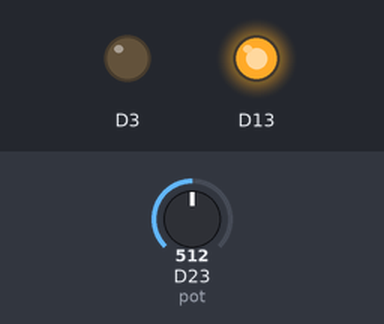
The sketch below on a simulated Arduino Zero (SAMD21). Shown: output pins drawn as LEDs (lit = HIGH). The test bench sets the inputs (shaded band); at power-on: D23 (pot) = 512. What the sketch prints to the serial monitor is not drawn.

Above: at 0.1 s.
At 0.6 s:
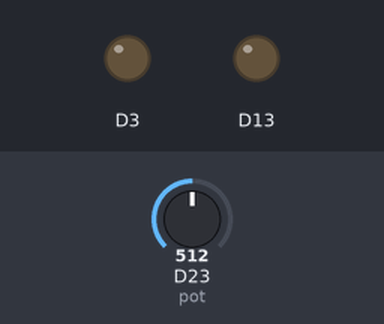
Timing chart, 0 to 2.1 s (numbered marks = the images above):
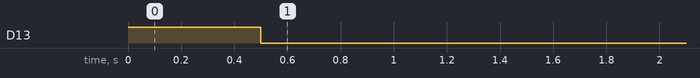

Measured:
- by itself, D13: LOW → HIGH at 0.00 s, → LOW 0.50 s later

The sketch:

11.PWM_Control_Motor.ino
```cpp
#define pot A9

// Millis 1 - LED - 1 Hz
unsigned long pM1 = 0;                // PreviousMillis
const long interval1 = 1000;          // Interval to wait (1000 ms)
unsigned long cM1 = 0;                // CurrentMillis
// Millis 2 - IMU - 20 Hz
unsigned long pM2 = 0;                // PreviousMillis
const long interval2 = 50;          // Interval to wait (50 ms)
unsigned long cM2 = 0;                // CurrentMillis
// Millis 3 - BMP - 10 Hz
unsigned long pM3 = 0;                // PreviousMillis
const long interval3 = 50;          // Interval to wait (100 ms)
unsigned long cM3 = 0;                // CurrentMillis


// PWM
float inputThrottle = 0;
float potAdc = 0;

void read_adc(){
  potAdc = analogRead(pot);
  inputThrottle = map(potAdc,0,1023,1000,2000); // 1000us (1ms = 0% throttle) to 2000us (2ms = 100% throttle)
}

void setup()
{
//-----Setup Serial Monitor
  Serial.begin(115200);

//-----Setup LED
  pinMode(13, OUTPUT);
  pinMode(3, OUTPUT);
  digitalWrite(13, HIGH); // Indikator Setup
  delay(500);
  digitalWrite(13, LOW); // Indikator Setup

//-----Setup PWM
  analogWriteFrequency(4, 250);
  analogWriteResolution(12);
  delay(250);
    while (inputThrottle < 1020 || inputThrottle > 1050) {
      read_adc();
      Serial.println(inputThrottle);
      delay(4); // 4ms (250Hz)
    }

  Serial.println("\n\nEND OF SETUP\n\n");
}

void loop()
{
  // 1 Hz Loop
  cM1 = millis();

  read_adc();
  analogWrite(4,1.024*inputThrottle);

  if (cM1 - pM1 >= interval1) {
    digitalWrite(3, !digitalRead(3)); // Indikator Looping
    Serial.print("ADC: "); Serial.print(potAdc); Serial.print(" bit || thr: "); Serial.print(inputThrottle); Serial.println(" [us]");

    // Data IMU
    // Serial.print("X: "); Serial.print(roll_rate, 3); Serial.print(" || ");

    // Serial.print("Y: "); Serial.print(pitch_rate, 3); Serial.print(" || ");

    // Serial.print("Z: "); Serial.print(yaw_rate, 3); Serial.print(" || ");

    // // DATA BMP280
    // Serial.print("temp: "); Serial.print(temp); Serial.print(" || ");
    // Serial.print("p(PA): "); Serial.print(press); Serial.print(" || ");
    // Serial.print("alt(m): "); Serial.println(alti);

    pM1 = cM1;
  }

  // // 20 Hz Loop
  // cM2 = millis();
  // if (cM2 - pM2 >= interval2) {
  //   mpu.readAngularVelocity();  /* read Angular Velocity */
  //   // Variable IMU
  //   roll_rate = mpu.GyrData.x;  // Roll Rate
  //   pitch_rate = mpu.GyrData.y;  // Pitch Rate
  //   yaw_rate = mpu.GyrData.z;  // Yaw Rate

  //   pM2 = cM2;
  // }

  // // 10 Hz Loop
  //   cM3 = millis();
  // if (cM3 - pM3 >= interval3) {
  //   temp = bmp.getTemperature();
  //   press = bmp.getPressure();
  //   alti = bmp.calAltitude(SEA_LEVEL_PRESSURE, press);

  //   pM3 = cM3;
  // }
}
```
